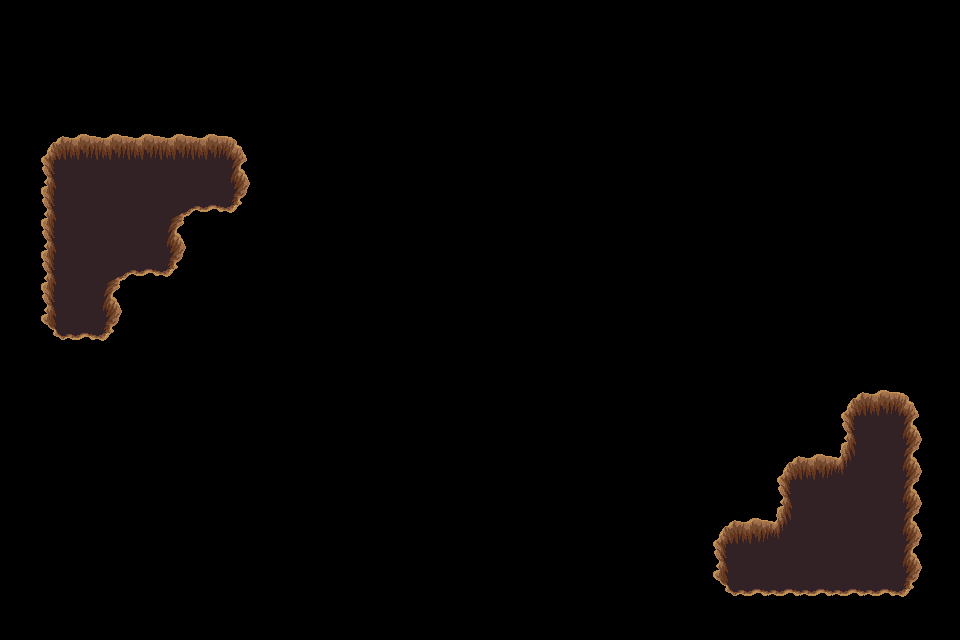

This is a level from a 2D game, rendered from its Tiled map with the project's own tilesets. A one-line summary and the complete map file follow:
An orthogonal 30x20 tile map with 32x32 px tiles, 1 tile layer (trou), 2 tilesets.

<map version="1.4" tiledversion="1.4.3" orientation="orthogonal" renderorder="right-down" width="30" height="20" tilewidth="32" tileheight="32" infinite="0" nextlayerid="9" nextobjectid="1">
 <tileset firstgid="1" source="../../dungeon_green.tsx" />
 <tileset firstgid="530" source="../../dungeon.tsx" />
 <layer id="8" name="trou" width="30" height="20">
  <data encoding="csv">
0,0,0,0,0,0,0,0,0,0,0,0,0,0,0,0,0,0,0,0,0,0,0,0,0,0,0,0,0,0,
0,0,0,0,0,0,0,0,0,0,0,0,0,0,0,0,0,0,0,0,0,0,0,0,0,0,0,0,0,0,
0,0,0,0,0,0,0,0,0,0,0,0,0,0,0,0,0,0,0,0,0,0,0,0,0,0,0,0,0,0,
0,0,0,0,0,0,0,0,0,0,0,0,0,0,0,0,0,0,0,0,0,0,0,0,0,0,0,0,0,0,
0,432,433,433,433,433,433,434,0,0,0,0,0,0,0,0,0,0,0,0,0,0,0,0,0,0,0,0,0,0,
0,455,456,456,456,456,456,457,0,0,0,0,0,0,0,0,0,0,0,0,0,0,0,0,0,0,0,0,0,0,
0,455,456,456,456,387,479,480,0,0,0,0,0,0,0,0,0,0,0,0,0,0,0,0,0,0,0,0,0,0,
0,455,456,456,456,457,0,0,0,0,0,0,0,0,0,0,0,0,0,0,0,0,0,0,0,0,0,0,0,0,
0,455,456,387,479,480,0,0,0,0,0,0,0,0,0,0,0,0,0,0,0,0,0,0,0,0,0,0,0,0,
0,455,456,457,0,0,0,0,0,0,0,0,0,0,0,0,0,0,0,0,0,0,0,0,0,0,0,0,0,0,
0,478,479,480,0,0,0,0,0,0,0,0,0,0,0,0,0,0,0,0,0,0,0,0,0,0,0,0,0,0,
0,0,0,0,0,0,0,0,0,0,0,0,0,0,0,0,0,0,0,0,0,0,0,0,0,0,0,0,0,0,
0,0,0,0,0,0,0,0,0,0,0,0,0,0,0,0,0,0,0,0,0,0,0,0,0,0,432,433,434,0,
0,0,0,0,0,0,0,0,0,0,0,0,0,0,0,0,0,0,0,0,0,0,0,0,0,0,455,456,457,0,
0,0,0,0,0,0,0,0,0,0,0,0,0,0,0,0,0,0,0,0,0,0,0,0,432,433,411,456,457,0,
0,0,0,0,0,0,0,0,0,0,0,0,0,0,0,0,0,0,0,0,0,0,0,0,455,456,456,456,457,0,
0,0,0,0,0,0,0,0,0,0,0,0,0,0,0,0,0,0,0,0,0,0,432,433,411,456,456,456,457,0,
0,0,0,0,0,0,0,0,0,0,0,0,0,0,0,0,0,0,0,0,0,0,455,456,456,456,456,456,457,0,
0,0,0,0,0,0,0,0,0,0,0,0,0,0,0,0,0,0,0,0,0,0,478,479,479,479,479,479,480,0,
0,0,0,0,0,0,0,0,0,0,0,0,0,0,0,0,0,0,0,0,0,0,0,0,0,0,0,0,0,0
</data>
 </layer>
</map>
